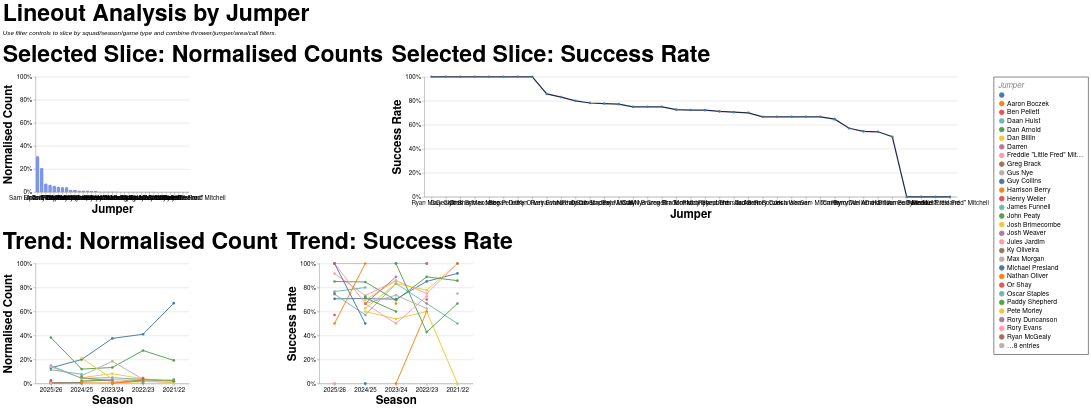

Describe this chart as a Vega-Lite specification.
### Vega-Lite specification from a JSON file in a GitHub repository (floating-point values rounded to 4 significant figures; data arrays with more than 128 entries replaced by an {"elided": "..."} marker saying what was removed)
{"config": {"axis": {"labelFont": "PT Sans Narrow, Helvetica Neue, Helvetica, Arial, sans-serif", "titleFont": "PT Sans Narrow, Helvetica Neue, Helvetica, Arial, sans-serif", "labelFontSize": 13, "titleFontSize": 24, "gridColor": "#202947", "gridOpacity": 0.2, "zindex": 1}, "text": {"font": "Lato, sans-serif"}, "bar": {"cornerRadiusEnd": 5}, "header": {"labelFont": "PT Sans Narrow, Helvetica Neue, Helvetica, Arial, sans-serif", "titleFont": "PT Sans Narrow, Helvetica Neue, Helvetica, Arial, sans-serif", "labelFontSize": 24, "titleFontSize": 28, "labelFontWeight": "bold", "orient": "left"}, "legend": {"labelFont": "PT Sans Narrow, Helvetica Neue, Helvetica, Arial, sans-serif", "titleFont": "PT Sans Narrow, Helvetica Neue, Helvetica, Arial, sans-serif", "labelFontSize": 14, "titleFontSize": 16, "titlePadding": 5, "fillColor": "white", "strokeColor": "black", "padding": 10, "titleFontWeight": "lighter", "titleFontStyle": "italic", "titleColor": "gray", "offset": 10}, "title": {"font": "PT Sans Narrow, Helvetica Neue, Helvetica, Arial, sans-serif", "fontSize": 48, "fontWeight": "bold", "anchor": "start", "align": "center", "titlePadding": 20, "subtitlePadding": 10, "subtitleFontSize": 13, "subtitleColor": "", "subtitleFontStyle": "italic", "offset": 15, "color": "black"}, "axisX": {"labelAngle": 0}, "facet": {"title": null, "header": null, "align": {"row": "each", "column": "each"}}, "resolve": {"scale": {"y": "independent", "facet": "independent"}}, "background": "transparent", "scale": {"offsetBandPaddingOuter": 0.2, "offsetBandPaddingInner": 0.1}, "view": {"stroke": null, "background": "transparent"}}, "vconcat": [{"hconcat": [{"mark": {"type": "bar", "color": "#7d96e8"}, "encoding": {"tooltip": [{"field": "jumper", "title": "Jumper", "type": "nominal"}, {"field": "attempts", "format": ",.0f", "title": "Lineouts", "type": "quantitative"}, {"field": "share", "format": ".1%", "title": "Normalised Count", "type": "quantitative"}], "x": {"field": "jumper", "sort": "-y", "title": "Jumper", "type": "nominal"}, "y": {"axis": {"format": "%"}, "field": "share", "scale": {"domain": [0, 1]}, "title": "Normalised Count", "type": "quantitative"}}, "height": 240, "title": "Selected Slice: Normalised Counts", "transform": [{"filter": "(loSquad == 'All' || datum.squad == loSquad) && (loGameType == 'All' || (loGameType == 'League + Cup' && (datum.game_type == 'League' || datum.game_type == 'Cup')) || (loGameType == 'League only' && datum.game_type == 'League') || datum.game_type == loGameType) && (loOpposition == 'All' || datum.opposition == loOpposition) && (loThrower == 'All' || datum.thrower == loThrower) && (loJumper == 'All' || datum.jumper == loJumper) && (loArea == 'All' || datum.area == loArea) && (loNumbers == 'All' || datum.numbers == loNumbers) && (loCall == 'All' || datum.call == loCall) && (loCallType == 'All' || datum.call_type == loCallType)"}, {"filter": "(loSeason == 'All' || datum.season == loSeason)"}, {"aggregate": [{"op": "count", "as": "attempts"}, {"op": "sum", "field": "won", "as": "won"}], "groupby": ["jumper"]}, {"joinaggregate": [{"op": "sum", "field": "attempts", "as": "total_attempts"}]}, {"calculate": "datum.attempts / datum.total_attempts", "as": "share"}, {"calculate": "datum.won / datum.attempts", "as": "success_rate"}], "width": 320}, {"mark": {"type": "line", "color": "#202946", "point": true, "strokeWidth": 2.5}, "encoding": {"tooltip": [{"field": "jumper", "title": "Jumper", "type": "nominal"}, {"field": "won", "format": ",.0f", "title": "Won", "type": "quantitative"}, {"field": "attempts", "format": ",.0f", "title": "Lineouts", "type": "quantitative"}, {"field": "success_rate", "format": ".1%", "title": "Success Rate", "type": "quantitative"}], "x": {"field": "jumper", "sort": "-y", "title": "Jumper", "type": "nominal"}, "y": {"axis": {"format": "%"}, "field": "success_rate", "scale": {"domain": [0, 1]}, "title": "Success Rate", "type": "quantitative"}}, "height": 250, "title": "Selected Slice: Success Rate", "transform": [{"filter": "(loSquad == 'All' || datum.squad == loSquad) && (loGameType == 'All' || (loGameType == 'League + Cup' && (datum.game_type == 'League' || datum.game_type == 'Cup')) || (loGameType == 'League only' && datum.game_type == 'League') || datum.game_type == loGameType) && (loOpposition == 'All' || datum.opposition == loOpposition) && (loThrower == 'All' || datum.thrower == loThrower) && (loJumper == 'All' || datum.jumper == loJumper) && (loArea == 'All' || datum.area == loArea) && (loNumbers == 'All' || datum.numbers == loNumbers) && (loCall == 'All' || datum.call == loCall) && (loCallType == 'All' || datum.call_type == loCallType)"}, {"filter": "(loSeason == 'All' || datum.season == loSeason)"}, {"aggregate": [{"op": "count", "as": "attempts"}, {"op": "sum", "field": "won", "as": "won"}], "groupby": ["jumper"]}, {"joinaggregate": [{"op": "sum", "field": "attempts", "as": "total_attempts"}]}, {"calculate": "datum.attempts / datum.total_attempts", "as": "share"}, {"calculate": "datum.won / datum.attempts", "as": "success_rate"}], "width": {"step": 30}}], "spacing": 16}, {"hconcat": [{"mark": {"type": "line", "point": true, "strokeWidth": 2}, "encoding": {"color": {"field": "jumper", "title": "Jumper", "type": "nominal"}, "tooltip": [{"field": "season", "title": "Season", "type": "nominal"}, {"field": "jumper", "title": "Jumper", "type": "nominal"}, {"field": "attempts", "format": ",.0f", "title": "Lineouts", "type": "quantitative"}, {"field": "norm_count", "format": ".1%", "title": "Normalised Count", "type": "quantitative"}], "x": {"field": "season", "sort": "-x", "title": "Season", "type": "nominal"}, "y": {"axis": {"format": "%"}, "field": "norm_count", "scale": {"domain": [0, 1]}, "title": "Normalised Count", "type": "quantitative"}}, "height": 250, "title": "Trend: Normalised Count", "transform": [{"filter": "(loSquad == 'All' || datum.squad == loSquad) && (loGameType == 'All' || (loGameType == 'League + Cup' && (datum.game_type == 'League' || datum.game_type == 'Cup')) || (loGameType == 'League only' && datum.game_type == 'League') || datum.game_type == loGameType) && (loOpposition == 'All' || datum.opposition == loOpposition) && (loThrower == 'All' || datum.thrower == loThrower) && (loJumper == 'All' || datum.jumper == loJumper) && (loArea == 'All' || datum.area == loArea) && (loNumbers == 'All' || datum.numbers == loNumbers) && (loCall == 'All' || datum.call == loCall) && (loCallType == 'All' || datum.call_type == loCallType)"}, {"aggregate": [{"op": "count", "as": "attempts"}, {"op": "sum", "field": "won", "as": "won"}], "groupby": ["season", "jumper"]}, {"joinaggregate": [{"op": "sum", "field": "attempts", "as": "season_attempts"}], "groupby": ["season"]}, {"calculate": "datum.attempts / datum.season_attempts", "as": "norm_count"}, {"calculate": "datum.won / datum.attempts", "as": "success_rate"}], "width": 320}, {"mark": {"type": "line", "point": true, "strokeWidth": 2}, "encoding": {"color": {"field": "jumper", "title": "Jumper", "type": "nominal"}, "tooltip": [{"field": "season", "title": "Season", "type": "nominal"}, {"field": "jumper", "title": "Jumper", "type": "nominal"}, {"field": "won", "format": ",.0f", "title": "Won", "type": "quantitative"}, {"field": "attempts", "format": ",.0f", "title": "Lineouts", "type": "quantitative"}, {"field": "success_rate", "format": ".1%", "title": "Success Rate", "type": "quantitative"}], "x": {"field": "season", "sort": "-x", "title": "Season", "type": "nominal"}, "y": {"axis": {"format": "%"}, "field": "success_rate", "scale": {"domain": [0, 1]}, "title": "Success Rate", "type": "quantitative"}}, "height": 250, "title": "Trend: Success Rate", "transform": [{"filter": "(loSquad == 'All' || datum.squad == loSquad) && (loGameType == 'All' || (loGameType == 'League + Cup' && (datum.game_type == 'League' || datum.game_type == 'Cup')) || (loGameType == 'League only' && datum.game_type == 'League') || datum.game_type == loGameType) && (loOpposition == 'All' || datum.opposition == loOpposition) && (loThrower == 'All' || datum.thrower == loThrower) && (loJumper == 'All' || datum.jumper == loJumper) && (loArea == 'All' || datum.area == loArea) && (loNumbers == 'All' || datum.numbers == loNumbers) && (loCall == 'All' || datum.call == loCall) && (loCallType == 'All' || datum.call_type == loCallType)"}, {"aggregate": [{"op": "count", "as": "attempts"}, {"op": "sum", "field": "won", "as": "won"}], "groupby": ["season", "jumper"]}, {"joinaggregate": [{"op": "sum", "field": "attempts", "as": "season_attempts"}], "groupby": ["season"]}, {"calculate": "datum.attempts / datum.season_attempts", "as": "norm_count"}, {"calculate": "datum.won / datum.attempts", "as": "success_rate"}], "width": 320}], "spacing": 16}], "data": {"name": "data-c19e9c742c9b5fa034ceade3597a36db"}, "params": [{"name": "loSquad", "value": "All"}, {"name": "loSeason", "value": "All"}, {"name": "loGameType", "value": "All"}, {"name": "loOpposition", "value": "All"}, {"name": "loThrower", "value": "All"}, {"name": "loJumper", "value": "All"}, {"name": "loArea", "value": "All"}, {"name": "loNumbers", "value": "All"}, {"name": "loCall", "value": "All"}, {"name": "loCallType", "value": "All"}], "spacing": 22, "title": {"text": "Lineout Analysis by Jumper", "subtitle": "Use filter controls to slice by squad/season/game type and combine thrower/jumper/area/call filters."}, "$schema": "https://vega.github.io/schema/vega-lite/v5.20.1.json", "datasets": {"data-c19e9c742c9b5fa034ceade3597a36db": {"elided": "1291 records"}}}
